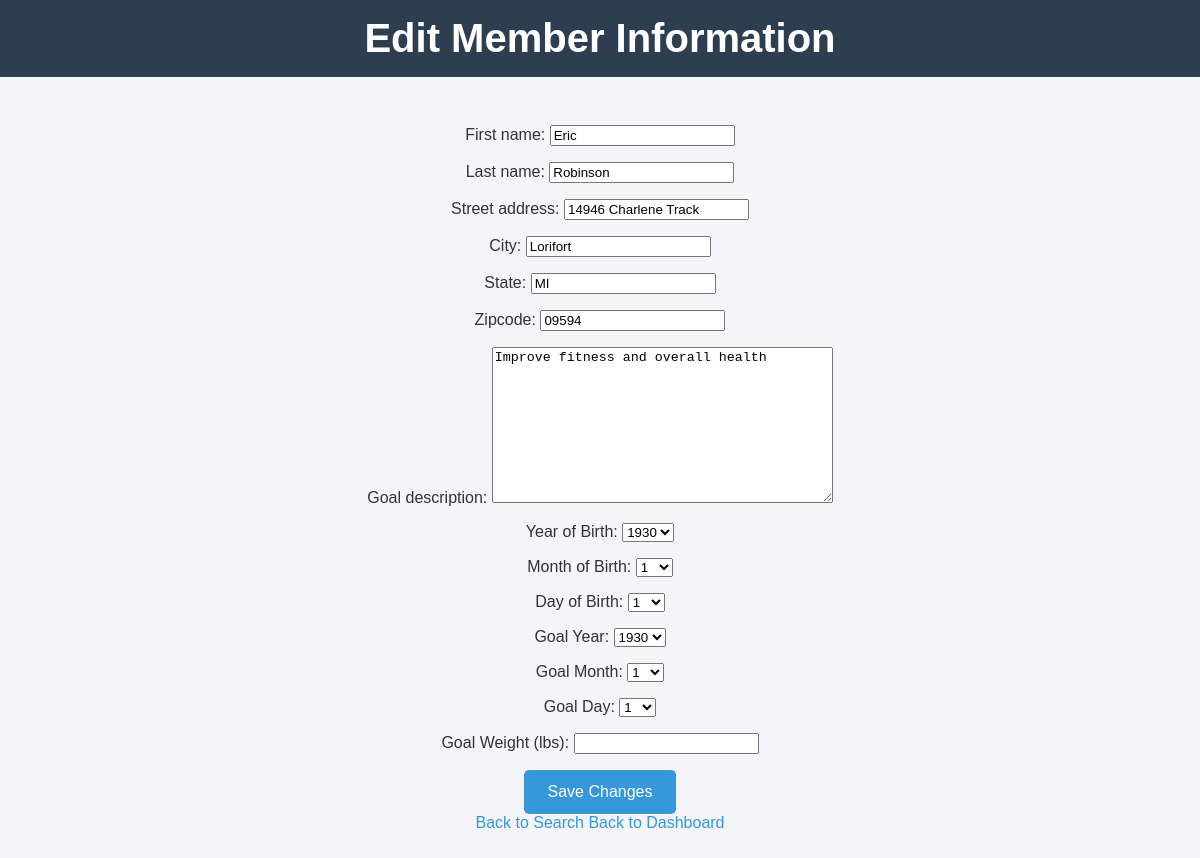
Before: /edit-member/2048/ (signed in) with the older database file.
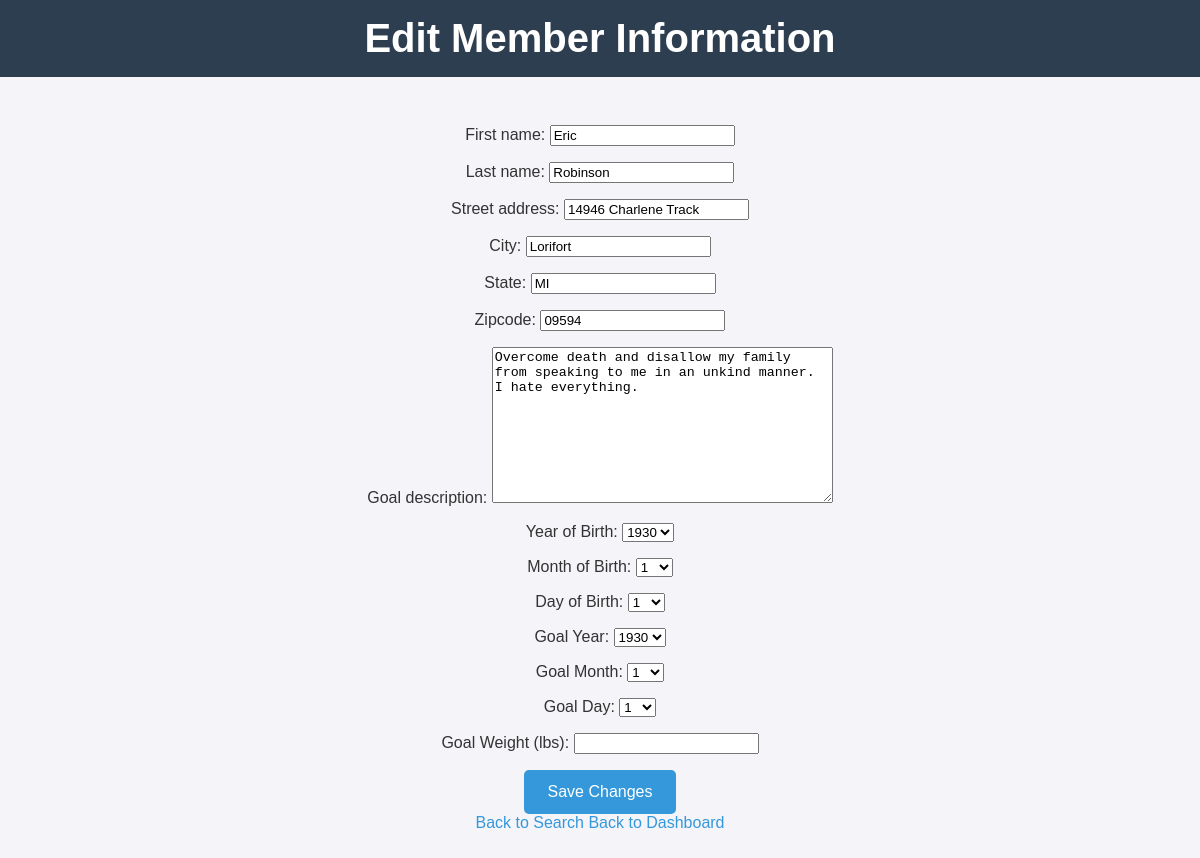
After: the same page with the newer database file.
### fitness_app/models.py (models this page shows, shortened)
class Member(models.Model):
    user = models.OneToOneField(User, on_delete=models.CASCADE, null=True, blank=True)
    first_name = models.CharField(max_length=50)
    last_name = models.CharField(max_length=50)
    street_address = models.CharField(max_length=255)
    city = models.CharField(max_length=100)
    state = models.CharField(max_length=50)
    zipcode = models.CharField(max_length=10)
    date_of_birth = models.DateField()
    goal_description = models.TextField(default="No Goal Specified")
    goal_date = models.DateField()
    goal_weight = models.IntegerField(default=0)
    date_joined = models.DateField(auto_now_add=True)

### fitness_app/views.py (the view)
# urls.py: path("edit-member/<int:member_id>/", views.edit_member, name="edit_member"),
@login_required
def edit_member(request, member_id):
    try:
        user_role = UserRole.objects.get(user=request.user).role.name
    except UserRole.DoesNotExist:
        return redirect("login")
    if user_role != "Receptionist":
        return render(request, "error.html", {"message": "Access Denied"})
    member = get_object_or_404(Member, id=member_id)
    if request.method == "POST":
        form = MemberRegistrationForm(request.POST, instance=member)
        if form.is_valid():
            form.save()
            return redirect("search_member")
    else:
        form = MemberRegistrationForm(instance=member)
    return render(request, "edit_member.html", {"form": form, "member": member})

### fitness_app/forms.py (shortened to what this page needs)
class MemberRegistrationForm(forms.ModelForm):
    YEAR_CHOICES = [(year, year) for year in range(1930, date.today().year + 5)]
    MONTH_CHOICES = [(month, month) for month in range(1, 13)]
    DAY_CHOICES = [(day, day) for day in range(1, 32)]
    date_of_birth_year = forms.ChoiceField(choices=YEAR_CHOICES, label="Year of Birth")
    date_of_birth_month = forms.ChoiceField(choices=MONTH_CHOICES, label="Month of Birth")
    date_of_birth_day = forms.ChoiceField(choices=DAY_CHOICES, label="Day of Birth")
    goal_date_year = forms.ChoiceField(choices=YEAR_CHOICES, label="Goal Year")
    goal_date_month = forms.ChoiceField(choices=MONTH_CHOICES, label="Goal Month")
    goal_date_day = forms.ChoiceField(choices=DAY_CHOICES, label="Goal Day")
    goal_weight = forms.IntegerField(label="Goal Weight (lbs)", min_value=1)
    class Meta:
        model = Member
        fields = [
            'first_name',
            'last_name',
            'street_address',
            'city',
            'state',
            'zipcode',
            'goal_description',
        ]

### fitness_app/templates/edit_member.html (shortened to what this page needs)
{% load static %}
<!DOCTYPE html>
<html lang="en">
<head>
    <link rel="stylesheet" href="{% static 'css/style.css' %}">
</head>
<body>
    <header>
        <h1>Edit Member Information</h1>
    </header>
    <main>
        <form method="POST">
            {{ form.as_p }}
            <button type="submit" class="button">Save Changes</button>
        </form>
        <a href="{% url 'search_member' %}" class="button">Back to Search</a>
        <a href="{% url 'receptionist_dashboard' %}" class="button">Back to Dashboard</a>
    </main>
</body>
</html>

Changed rows visible on the page:
changed Member "Eric": goal_description "Improve fitness and overall health" → "Overcome death and disallow my family from speaking to me in an unkind manner. I hate everything."
